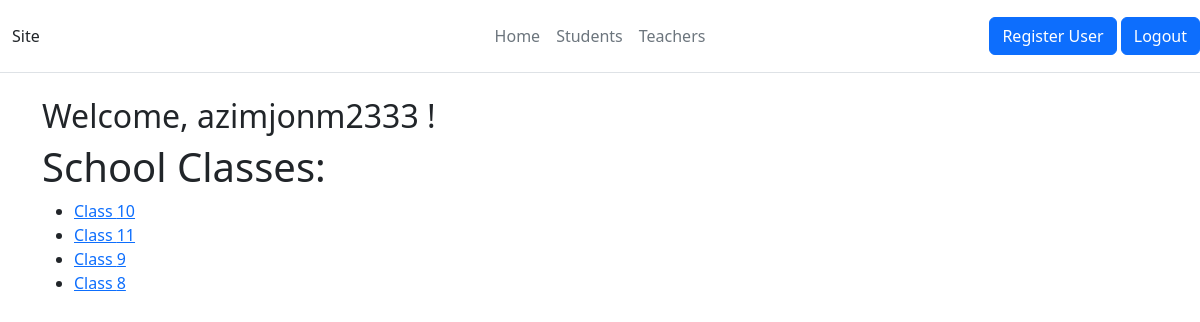
The page / (signed in) on the database its author committed.
### main/models.py (models this page shows, shortened)
class Class(models.Model):
    class_number = models.IntegerField()
    students = models.ManyToManyField(Student)
    teachers = models.ManyToManyField(Teacher)

### main/views.py (the view)
# urls.py: path('', views.index, name='index'),
def index(request):
    some_view(request)
    my_view(request)
    school_classes = Class.objects.all()
    permission = request.user.groups.values_list('name', flat=True)
    permission = 'Admin' in permission or 'Director' in permission
    context = {'school_classes': school_classes, 'user_permission': permission}
    return render(request, 'main/index.html', context)

### main/views.py (called while the page is built)
def some_view(request):
    if request.user.is_authenticated: print(f'Пользователь {request.user.username} вошел в систему')
    else: print('Анонимный пользователь')

@login_required
def my_view(request):
    return redirect('index')

### main/templates/main/index.html
{% extends 'main/base.html' %}
{% block register %}
  {% if user_permission %}
    <a class="btn btn-primary" href="{% url 'register' %}">Register User</a>
  {% endif %}
{% endblock register %}
{% block content %}
  {% if user.is_authenticated %}
    <h2>Welcome, {{ request.user }} !</h2>
  {% endif %}
  <h1>School Classes:</h1>
  <ul>
    {% for school_class in school_classes %}
      <li><a href="{% url 'class_detail' class_number=school_class.class_number %}">Class {{ school_class.class_number }}</a></li>
    {% empty %}
      <p>No classes found.</p>
    {% endfor %}
  </ul>
{% endblock %}

### rows shown on the page
Class: class_number "10"
Class: class_number "11"
Class: class_number "9"
Class: class_number "8"

### other values the page prints
{{ request.user }} "azimjonm2333"
